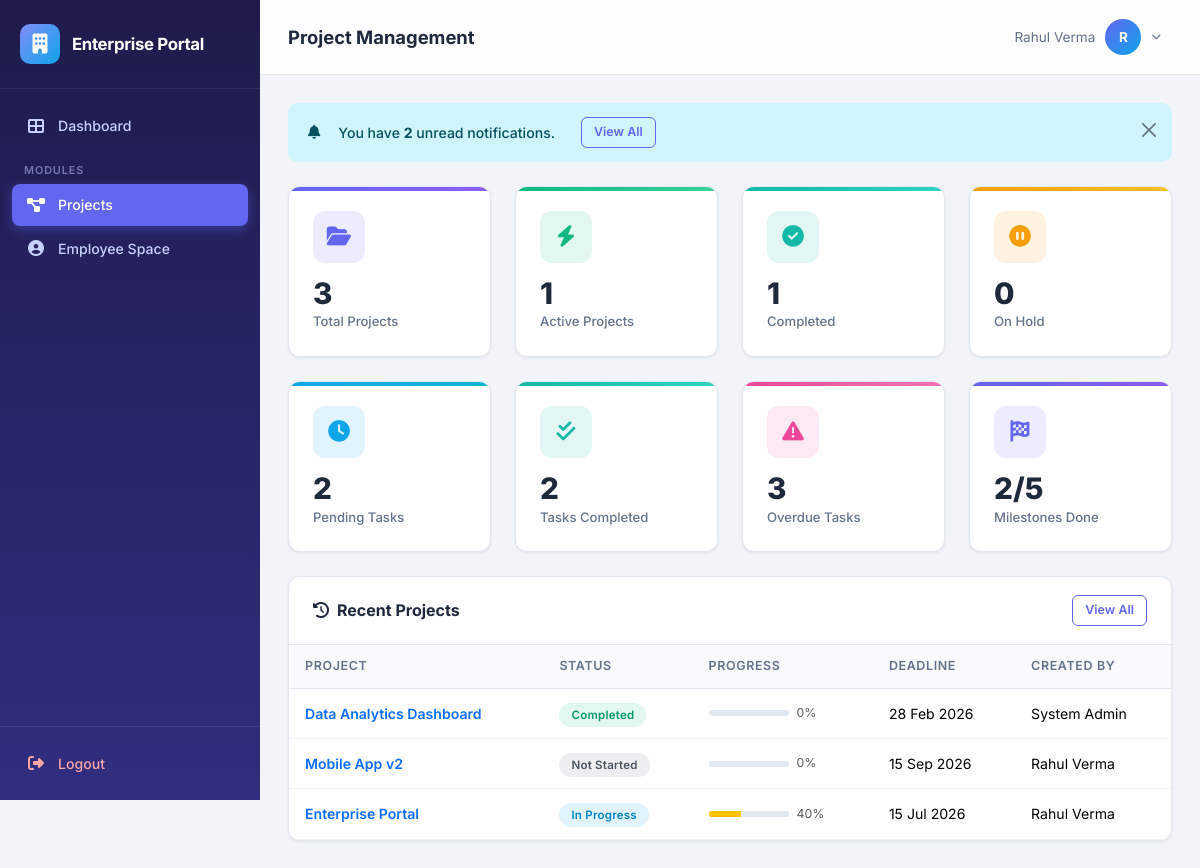
Screenshot of /pm/ (signed in) with the database file from the repository.
### app/models.py (models this page shows, shortened)
class Module(db.Model):
    __tablename__ = 'modules'
    id = db.Column(db.Integer, primary_key=True)
    name = db.Column(db.String(50), unique=True, nullable=False)
    slug = db.Column(db.String(50), unique=True, nullable=False)
    description = db.Column(db.String(200), default='')
    icon = db.Column(db.String(50), default='fas fa-cube')

class User(UserMixin, db.Model):
    __tablename__ = 'users'
    id = db.Column(db.Integer, primary_key=True)
    username = db.Column(db.String(80), unique=True, nullable=False, index=True)
    email = db.Column(db.String(120), unique=True, nullable=False)
    password_hash = db.Column(db.String(256), nullable=False)
    full_name = db.Column(db.String(150), nullable=False)
    phone = db.Column(db.String(20), default='')
    is_admin = db.Column(db.Boolean, default=False)
    is_active_user = db.Column(db.Boolean, default=True)
    must_change_password = db.Column(db.Boolean, default=False)
    created_at = db.Column(db.DateTime, default=datetime.utcnow)
    modules = db.relationship('Module', secondary='user_modules', backref=db.backref('users', lazy='dynamic'))
    employee = db.relationship('Employee', backref='user', uselist=False, lazy='joined')
    tasks_assigned = db.relationship('Task', backref='assignee', foreign_keys='Task.assigned_to')
    expenses = db.relationship('Expense', backref='submitter', foreign_keys='Expense.submitted_by')
    projects_created = db.relationship('Project', backref='creator', foreign_keys='Project.created_by')
    def has_module(self, slug):
        return any(m.slug == slug for m in self.modules)
    @property
    def is_active(self):
        return self.is_active_user

class Project(db.Model):
    __tablename__ = 'projects'
    id = db.Column(db.Integer, primary_key=True)
    name = db.Column(db.String(150), unique=True, nullable=False)   # prevent duplicates
    description = db.Column(db.Text, default='')
    start_date = db.Column(db.Date, default=date.today)
    end_date = db.Column(db.Date, nullable=True)
    deadline = db.Column(db.Date, nullable=True)                     # NEW — hard deadline
    status = db.Column(db.String(30), default='Not Started')         # Not Started, In Progress, Completed, On Hold
    created_by = db.Column(db.Integer, db.ForeignKey('users.id'), nullable=False)
    created_at = db.Column(db.DateTime, default=datetime.utcnow)
    updated_at = db.Column(db.DateTime, default=datetime.utcnow, onupdate=datetime.utcnow)
    members = db.relationship('ProjectMember', backref='project', lazy='dynamic', cascade='all, delete-orphan')
    tasks = db.relationship('Task', backref='project', lazy='dynamic', cascade='all, delete-orphan')
    milestones = db.relationship('Milestone', backref='project', lazy='dynamic', cascade='all, delete-orphan')
    @property
    def progress(self):
        total = self.tasks.count()
        if total == 0:
            return 0
        done = self.tasks.filter_by(status='Done').count()
        return round((done / total) * 100)
    @property
    def is_delayed(self):
        if self.deadline and self.status != 'Completed':
            return date.today() > self.deadline
        return False

### app/pm/routes.py (the view)
@bp.route('/')
@module_required('pm')
def dashboard():
    total_projects = Project.query.count()
    active_projects = Project.query.filter_by(status='In Progress').count()
    completed_projects = Project.query.filter_by(status='Completed').count()
    on_hold_projects = Project.query.filter_by(status='On Hold').count()
    total_tasks = Task.query.count()
    pending_tasks = Task.query.filter_by(status='Pending').count()
    tasks_done = Task.query.filter_by(status='Done').count()
    tasks_in_progress = Task.query.filter_by(status='In Progress').count()
    overdue_tasks = Task.query.filter(Task.due_date < db.func.current_date(),
                                       Task.status != 'Done').count()
    total_milestones = Milestone.query.count()
    completed_milestones = Milestone.query.filter_by(status='Completed').count()
    recent_projects = Project.query.order_by(Project.created_at.desc()).limit(5).all()
    unread_notifications = Notification.query.filter_by(
        user_id=current_user.id, is_read=False
    ).order_by(Notification.created_at.desc()).limit(10).all()
    return render_template('pm/dashboard.html',
                           total_projects=total_projects,
                           active_projects=active_projects,
                           completed_projects=completed_projects,
                           on_hold_projects=on_hold_projects,
                           total_tasks=total_tasks,
                           pending_tasks=pending_tasks,
                           tasks_done=tasks_done,
                           tasks_in_progress=tasks_in_progress,
                           overdue_tasks=overdue_tasks,
                           total_milestones=total_milestones,
                           completed_milestones=completed_milestones,
                           recent_projects=recent_projects,
                           unread_notifications=unread_notifications)

### app/templates/pm/dashboard.html (shortened to what this page needs)
{% extends "base.html" %}
{% block page_title %}Project Management{% endblock %}
{% block content %}
{% if unread_notifications %}
<div class="alert alert-info alert-dismissible fade show d-flex align-items-center mb-4" role="alert" id="pm-notif-banner">
    <i class="fas fa-bell me-2"></i>
    <span>You have <strong>{{ unread_notifications|length }}</strong> unread notification{{ 's' if unread_notifications|length > 1 else '' }}.</span>
    <a href="{{ url_for('pm.notifications') }}" class="btn btn-sm btn-outline-primary ms-3">View All</a>
    <button type="button" class="btn-close" data-bs-dismiss="alert"></button>
</div>
{% endif %}
<div class="row g-4 mb-4">
    <div class="col-sm-6 col-xl-3">
        <div class="stat-card purple" id="stat-total-projects">
            <div class="stat-icon"><i class="fas fa-folder-open"></i></div>
            <div class="stat-value">{{ total_projects }}</div>
            <div class="stat-label">Total Projects</div>
        </div>
    </div>
    <div class="col-sm-6 col-xl-3">
        <div class="stat-card green" id="stat-active-projects">
            <div class="stat-icon"><i class="fas fa-bolt"></i></div>
            <div class="stat-value">{{ active_projects }}</div>
            <div class="stat-label">Active Projects</div>
        </div>
    </div>
    <div class="col-sm-6 col-xl-3">
        <div class="stat-card teal" id="stat-completed-projects">
            <div class="stat-icon"><i class="fas fa-check-circle"></i></div>
            <div class="stat-value">{{ completed_projects }}</div>
            <div class="stat-label">Completed</div>
        </div>
    </div>
    <div class="col-sm-6 col-xl-3">
        <div class="stat-card orange" id="stat-onhold-projects">
            <div class="stat-icon"><i class="fas fa-pause-circle"></i></div>
            <div class="stat-value">{{ on_hold_projects }}</div>
            <div class="stat-label">On Hold</div>
        </div>
    </div>
</div>
<div class="row g-4 mb-4">
    <div class="col-sm-6 col-xl-3">
        <div class="stat-card blue" id="stat-pending-tasks">
            <div class="stat-icon"><i class="fas fa-clock"></i></div>
            <div class="stat-value">{{ pending_tasks }}</div>
            <div class="stat-label">Pending Tasks</div>
        </div>
    </div>
    <div class="col-sm-6 col-xl-3">
        <div class="stat-card teal" id="stat-done-tasks">
            <div class="stat-icon"><i class="fas fa-check-double"></i></div>
            <div class="stat-value">{{ tasks_done }}</div>
            <div class="stat-label">Tasks Completed</div>
        </div>
    </div>
    <div class="col-sm-6 col-xl-3">
        <div class="stat-card pink" id="stat-overdue-tasks">
            <div class="stat-icon"><i class="fas fa-exclamation-triangle"></i></div>
            <div class="stat-value">{{ overdue_tasks }}</div>
            <div class="stat-label">Overdue Tasks</div>
        </div>
    </div>
    <div class="col-sm-6 col-xl-3">
        <div class="stat-card purple" id="stat-milestones">
            <div class="stat-icon"><i class="fas fa-flag-checkered"></i></div>
            <div class="stat-value">{{ completed_milestones }}/{{ total_milestones }}</div>
            <div class="stat-label">Milestones Done</div>
        </div>
    </div>
</div>
<div class="data-card">
    <div class="card-header">
        <h5><i class="fas fa-clock-rotate-left me-2"></i>Recent Projects</h5>
        <a href="{{ url_for('pm.projects') }}" class="btn btn-outline-primary btn-sm">View All</a>
    </div>
    <div class="table-responsive">
        <table class="table" id="tbl-recent-projects">
            <thead>
                <tr>
                    <th>Project</th>
                    <th>Status</th>
                    <th>Progress</th>
                    <th>Deadline</th>
                    <th>Created By</th>
                </tr>
            </thead>
            <tbody>
                {% for p in recent_projects %}
                <tr>
                    <td>
                        <a href="{{ url_for('pm.project_detail', project_id=p.id) }}" class="fw-semibold text-decoration-none">
                            {{ p.name }}
                        </a>
                    </td>
                    <td><span class="badge-status badge-{{ p.status | lower | replace(' ', '-') }}">{{ p.status }}</span></td>
                    <td>
                        <div class="d-flex align-items-center gap-2">
                            <div class="progress" style="width:80px; height:6px;">
                                <div class="progress-bar {% if p.progress == 100 %}bg-success{% elif p.progress > 50 %}bg-primary{% elif p.progress > 0 %}bg-warning{% else %}bg-secondary{% endif %}"
                                     style="width:{{ p.progress }}%" role="progressbar"></div>
                            </div>
                            <small class="text-muted">{{ p.progress }}%</small>
                        </div>
                    </td>
                    <td>
                        {% if p.deadline %}
                            <span class="{% if p.is_delayed %}text-danger fw-bold{% endif %}">
                                {{ p.deadline.strftime('%d %b %Y') }}
                            </span>
                        {% else %}
                            —
                        {% endif %}
                    </td>
                    <td>{{ p.creator.full_name }}</td>
                </tr>
                {% else %}
                <tr><td colspan="5" class="text-center py-4" style="color:var(--text-secondary);">No projects yet</td></tr>
                {% endfor %}
            </tbody>
        </table>
    </div>
</div>
{% endblock %}

### app/templates/base.html (shortened to what this page needs)
<!DOCTYPE html>
<html lang="en">
<head>
    <link href="https://cdn.jsdelivr.net/npm/bootstrap@5.3.3/dist/css/bootstrap.min.css" rel="stylesheet">
    <link href="https://cdnjs.cloudflare.com/ajax/libs/font-awesome/6.5.1/css/all.min.css" rel="stylesheet">
    <link rel="stylesheet" href="{{ url_for('static', filename='css/style.css') }}">
</head>
<body>
    <aside id="sidebar" class="sidebar">
        <div class="sidebar-brand">
            <div class="brand-icon">
                <i class="fas fa-building"></i>
            </div>
            <h5>Enterprise Portal</h5>
        </div>
        <nav class="sidebar-nav">
            <a href="{{ url_for('main_dashboard') }}" class="nav-link">
                <i class="fas fa-th-large"></i>
                <span>Dashboard</span>
            </a>
            <div class="nav-label">Modules</div>
            {% for mod in user_modules %}
                {% if mod.slug == 'admin' %}
                <a href="{{ url_for('admin.dashboard') }}" class="nav-link" id="nav-admin">
                    <i class="fas fa-shield-halved"></i>
                    <span>Admin</span>
                </a>
                {% elif mod.slug == 'hr' %}
                <a href="{{ url_for('hr.dashboard') }}" class="nav-link" id="nav-hr">
                    <i class="fas fa-people-group"></i>
                    <span>HR</span>
                </a>
                {% elif mod.slug == 'pm' %}
                <a href="{{ url_for('pm.dashboard') }}" class="nav-link" id="nav-pm">
                    <i class="fas fa-diagram-project"></i>
                    <span>Projects</span>
                </a>
                {% elif mod.slug == 'finance' %}
                <a href="{{ url_for('finance.dashboard') }}" class="nav-link" id="nav-finance">
                    <i class="fas fa-indian-rupee-sign"></i>
                    <span>Finance</span>
                </a>
                {% elif mod.slug == 'employee' %}
                <a href="{{ url_for('employee.dashboard') }}" class="nav-link" id="nav-employee">
                    <i class="fas fa-user-circle"></i>
                    <span>Employee Space</span>
                </a>
                {% endif %}
            {% endfor %}
        </nav>
        <div class="sidebar-footer">
            <a href="{{ url_for('auth.logout') }}" class="nav-link">
                <i class="fas fa-right-from-bracket"></i>
                <span>Logout</span>
            </a>
        </div>
    </aside>
    <div class="main-content">
        <header class="top-navbar">
            <div class="d-flex align-items-center gap-3">
                <h1 class="page-title">{% block page_title %}Dashboard{% endblock %}</h1>
            </div>
            <div class="user-dropdown">
                <button class="user-dropdown-toggle" id="userDropdownBtn" type="button">
                    <span class="d-none d-md-inline" style="font-size:0.85rem; color: var(--text-secondary);">
                        {{ current_user.full_name }}
                    </span>
                    <div class="user-avatar">
                        {{ current_user.full_name[0] | upper }}
                    </div>
                    <i class="fas fa-chevron-down" style="font-size:0.6rem; color:var(--text-secondary);"></i>
                </button>
            </div>
        </header>
        <div class="page-body">
            {% block content %}{% endblock %}
        </div>
    </div>
</body>
</html>

### rows the page displays
User: full_name "Rahul Verma", full_name "R"
Project: name "Data Analytics Dashboard", status "Completed", progress "0", deadline "28 Feb 2026", creator.full_name "System Admin"
Project: name "Mobile App v2", status "Not Started", progress "0", deadline "15 Sep 2026", creator.full_name "Rahul Verma"
Project: name "Enterprise Portal", status "In Progress", progress "40", deadline "15 Jul 2026", creator.full_name "Rahul Verma"

### other values shown
{{ unread_notifications|length }} "2"
{{ 's' if unread_notifications|length > 1 else '' }} "s"
{{ total_projects }} "3"
{{ active_projects }} "1"
{{ completed_projects }} "1"
{{ on_hold_projects }} "0"
{{ pending_tasks }} "2"
{{ tasks_done }} "2"
{{ overdue_tasks }} "3"
{{ completed_milestones }} "2"
{{ total_milestones }} "5"
